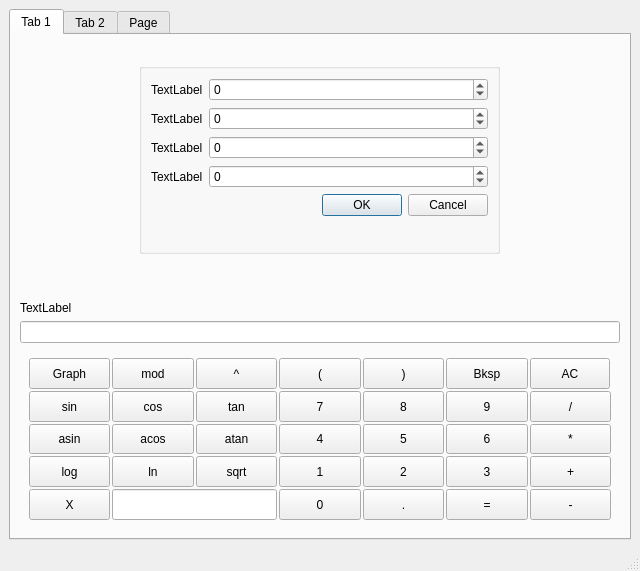
<?xml version="1.0" encoding="UTF-8"?>
<ui version="4.0">
 <class>MainWindow</class>
 <widget class="QMainWindow" name="MainWindow">
  <property name="geometry">
   <rect>
    <x>0</x>
    <y>0</y>
    <width>640</width>
    <height>571</height>
   </rect>
  </property>
  <property name="windowTitle">
   <string>MainWindow</string>
  </property>
  <widget class="QWidget" name="centralwidget">
   <property name="sizePolicy">
    <sizepolicy hsizetype="Expanding" vsizetype="Expanding">
     <horstretch>0</horstretch>
     <verstretch>0</verstretch>
    </sizepolicy>
   </property>
   <layout class="QGridLayout" name="gridLayout_4">
    <item row="1" column="0">
     <widget class="QTabWidget" name="tabWidget">
      <property name="currentIndex">
       <number>0</number>
      </property>
      <widget class="QWidget" name="GraphCalc">
       <attribute name="title">
        <string>Tab 1</string>
       </attribute>
       <layout class="QGridLayout" name="gridLayout_2">
        <item row="1" column="0">
         <widget class="QLabel" name="History">
          <property name="text">
           <string>TextLabel</string>
          </property>
         </widget>
        </item>
        <item row="0" column="0">
         <widget class="QWidget" name="GraphPanel" native="true">
          <property name="sizePolicy">
           <sizepolicy hsizetype="Preferred" vsizetype="Preferred">
            <horstretch>0</horstretch>
            <verstretch>2</verstretch>
           </sizepolicy>
          </property>
          <property name="minimumSize">
           <size>
            <width>600</width>
            <height>0</height>
           </size>
          </property>
          <layout class="QGridLayout" name="gridLayout_3">
           <item row="0" column="0" rowspan="3" colspan="2">
            <widget class="QCustomPlot" name="graph_area" native="true">
             <property name="sizePolicy">
              <sizepolicy hsizetype="Expanding" vsizetype="Expanding">
               <horstretch>3</horstretch>
               <verstretch>3</verstretch>
              </sizepolicy>
             </property>
             <property name="minimumSize">
              <size>
               <width>0</width>
               <height>200</height>
              </size>
             </property>
             <property name="contextMenuPolicy">
              <enum>Qt::CustomContextMenu</enum>
             </property>
             <widget class="QGroupBox" name="SizeDialog">
              <property name="enabled">
               <bool>true</bool>
              </property>
              <property name="geometry">
               <rect>
                <x>110</x>
                <y>10</y>
                <width>361</width>
                <height>191</height>
               </rect>
              </property>
              <layout class="QFormLayout" name="formLayout">
               <item row="0" column="0">
                <widget class="QLabel" name="label">
                 <property name="text">
                  <string>TextLabel</string>
                 </property>
                </widget>
               </item>
               <item row="0" column="1">
                <widget class="QSpinBox" name="spinBox">
                 <property name="minimum">
                  <number>-1000000</number>
                 </property>
                 <property name="maximum">
                  <number>100000</number>
                 </property>
                </widget>
               </item>
               <item row="1" column="1">
                <widget class="QSpinBox" name="spinBox_2">
                 <property name="minimum">
                  <number>-1000000</number>
                 </property>
                 <property name="maximum">
                  <number>100000</number>
                 </property>
                </widget>
               </item>
               <item row="2" column="1">
                <widget class="QSpinBox" name="spinBox_3">
                 <property name="minimum">
                  <number>-1000000</number>
                 </property>
                 <property name="maximum">
                  <number>100000</number>
                 </property>
                </widget>
               </item>
               <item row="3" column="1">
                <widget class="QSpinBox" name="spinBox_5">
                 <property name="sizePolicy">
                  <sizepolicy hsizetype="Minimum" vsizetype="Fixed">
                   <horstretch>0</horstretch>
                   <verstretch>0</verstretch>
                  </sizepolicy>
                 </property>
                 <property name="minimum">
                  <number>-1000000</number>
                 </property>
                 <property name="maximum">
                  <number>100000</number>
                 </property>
                </widget>
               </item>
               <item row="4" column="0" colspan="2">
                <widget class="QDialogButtonBox" name="buttonBox">
                 <property name="standardButtons">
                  <set>QDialogButtonBox::Cancel|QDialogButtonBox::Ok</set>
                 </property>
                </widget>
               </item>
               <item row="1" column="0">
                <widget class="QLabel" name="label_2">
                 <property name="text">
                  <string>TextLabel</string>
                 </property>
                </widget>
               </item>
               <item row="2" column="0">
                <widget class="QLabel" name="label_3">
                 <property name="text">
                  <string>TextLabel</string>
                 </property>
                </widget>
               </item>
               <item row="3" column="0">
                <widget class="QLabel" name="label_4">
                 <property name="text">
                  <string>TextLabel</string>
                 </property>
                </widget>
               </item>
              </layout>
             </widget>
            </widget>
           </item>
          </layout>
         </widget>
        </item>
        <item row="3" column="0" alignment="Qt::AlignHCenter">
         <widget class="QWidget" name="Keyboard" native="true">
          <property name="sizePolicy">
           <sizepolicy hsizetype="Fixed" vsizetype="Preferred">
            <horstretch>0</horstretch>
            <verstretch>0</verstretch>
           </sizepolicy>
          </property>
          <property name="minimumSize">
           <size>
            <width>600</width>
            <height>180</height>
           </size>
          </property>
          <layout class="QGridLayout" name="gridLayout">
           <property name="spacing">
            <number>2</number>
           </property>
           <item row="2" column="7">
            <widget class="QPushButton" name="pushButton_9">
             <property name="sizePolicy">
              <sizepolicy hsizetype="Minimum" vsizetype="Expanding">
               <horstretch>0</horstretch>
               <verstretch>0</verstretch>
              </sizepolicy>
             </property>
             <property name="text">
              <string>cos</string>
             </property>
            </widget>
           </item>
           <item row="1" column="10">
            <widget class="QPushButton" name="pushButton_5">
             <property name="sizePolicy">
              <sizepolicy hsizetype="Minimum" vsizetype="Expanding">
               <horstretch>0</horstretch>
               <verstretch>0</verstretch>
              </sizepolicy>
             </property>
             <property name="text">
              <string>)</string>
             </property>
            </widget>
           </item>
           <item row="2" column="8">
            <widget class="QPushButton" name="pushButton_10">
             <property name="sizePolicy">
              <sizepolicy hsizetype="Minimum" vsizetype="Expanding">
               <horstretch>0</horstretch>
               <verstretch>0</verstretch>
              </sizepolicy>
             </property>
             <property name="text">
              <string>tan</string>
             </property>
            </widget>
           </item>
           <item row="5" column="11">
            <widget class="QPushButton" name="pushButton_32">
             <property name="sizePolicy">
              <sizepolicy hsizetype="Minimum" vsizetype="Expanding">
               <horstretch>0</horstretch>
               <verstretch>0</verstretch>
              </sizepolicy>
             </property>
             <property name="text">
              <string>=</string>
             </property>
            </widget>
           </item>
           <item row="3" column="6">
            <widget class="QPushButton" name="pushButton_15">
             <property name="sizePolicy">
              <sizepolicy hsizetype="Minimum" vsizetype="Expanding">
               <horstretch>0</horstretch>
               <verstretch>0</verstretch>
              </sizepolicy>
             </property>
             <property name="text">
              <string>asin</string>
             </property>
            </widget>
           </item>
           <item row="2" column="6">
            <widget class="QPushButton" name="pushButton_8">
             <property name="sizePolicy">
              <sizepolicy hsizetype="Minimum" vsizetype="Expanding">
               <horstretch>0</horstretch>
               <verstretch>0</verstretch>
              </sizepolicy>
             </property>
             <property name="text">
              <string>sin</string>
             </property>
            </widget>
           </item>
           <item row="3" column="7">
            <widget class="QPushButton" name="pushButton_16">
             <property name="sizePolicy">
              <sizepolicy hsizetype="Minimum" vsizetype="Expanding">
               <horstretch>0</horstretch>
               <verstretch>0</verstretch>
              </sizepolicy>
             </property>
             <property name="text">
              <string>acos</string>
             </property>
            </widget>
           </item>
           <item row="4" column="6">
            <widget class="QPushButton" name="pushButton_22">
             <property name="sizePolicy">
              <sizepolicy hsizetype="Minimum" vsizetype="Expanding">
               <horstretch>0</horstretch>
               <verstretch>0</verstretch>
              </sizepolicy>
             </property>
             <property name="text">
              <string>log</string>
             </property>
            </widget>
           </item>
           <item row="5" column="6">
            <widget class="QPushButton" name="pushButton_29">
             <property name="sizePolicy">
              <sizepolicy hsizetype="Minimum" vsizetype="Expanding">
               <horstretch>0</horstretch>
               <verstretch>0</verstretch>
              </sizepolicy>
             </property>
             <property name="text">
              <string>X</string>
             </property>
            </widget>
           </item>
           <item row="5" column="12">
            <widget class="QPushButton" name="pushButton_33">
             <property name="sizePolicy">
              <sizepolicy hsizetype="Minimum" vsizetype="Expanding">
               <horstretch>0</horstretch>
               <verstretch>0</verstretch>
              </sizepolicy>
             </property>
             <property name="text">
              <string>-</string>
             </property>
            </widget>
           </item>
           <item row="4" column="11">
            <widget class="QPushButton" name="pushButton_27">
             <property name="sizePolicy">
              <sizepolicy hsizetype="Minimum" vsizetype="Expanding">
               <horstretch>0</horstretch>
               <verstretch>0</verstretch>
              </sizepolicy>
             </property>
             <property name="text">
              <string>3</string>
             </property>
            </widget>
           </item>
           <item row="4" column="9">
            <widget class="QPushButton" name="pushButton_25">
             <property name="sizePolicy">
              <sizepolicy hsizetype="Minimum" vsizetype="Expanding">
               <horstretch>0</horstretch>
               <verstretch>0</verstretch>
              </sizepolicy>
             </property>
             <property name="text">
              <string>1</string>
             </property>
            </widget>
           </item>
           <item row="5" column="10">
            <widget class="QPushButton" name="pushButton_31">
             <property name="sizePolicy">
              <sizepolicy hsizetype="Minimum" vsizetype="Expanding">
               <horstretch>0</horstretch>
               <verstretch>0</verstretch>
              </sizepolicy>
             </property>
             <property name="text">
              <string>.</string>
             </property>
            </widget>
           </item>
           <item row="3" column="10">
            <widget class="QPushButton" name="pushButton_19">
             <property name="sizePolicy">
              <sizepolicy hsizetype="Minimum" vsizetype="Expanding">
               <horstretch>0</horstretch>
               <verstretch>0</verstretch>
              </sizepolicy>
             </property>
             <property name="text">
              <string>5</string>
             </property>
            </widget>
           </item>
           <item row="1" column="12" alignment="Qt::AlignHCenter">
            <widget class="QPushButton" name="pushButton_7">
             <property name="sizePolicy">
              <sizepolicy hsizetype="Minimum" vsizetype="Expanding">
               <horstretch>0</horstretch>
               <verstretch>0</verstretch>
              </sizepolicy>
             </property>
             <property name="text">
              <string>AC</string>
             </property>
            </widget>
           </item>
           <item row="5" column="9">
            <widget class="QPushButton" name="pushButton_30">
             <property name="sizePolicy">
              <sizepolicy hsizetype="Minimum" vsizetype="Expanding">
               <horstretch>0</horstretch>
               <verstretch>0</verstretch>
              </sizepolicy>
             </property>
             <property name="text">
              <string>0</string>
             </property>
            </widget>
           </item>
           <item row="3" column="9">
            <widget class="QPushButton" name="pushButton_18">
             <property name="sizePolicy">
              <sizepolicy hsizetype="Minimum" vsizetype="Expanding">
               <horstretch>0</horstretch>
               <verstretch>0</verstretch>
              </sizepolicy>
             </property>
             <property name="text">
              <string>4</string>
             </property>
            </widget>
           </item>
           <item row="1" column="9">
            <widget class="QPushButton" name="pushButton_4">
             <property name="sizePolicy">
              <sizepolicy hsizetype="Minimum" vsizetype="Expanding">
               <horstretch>0</horstretch>
               <verstretch>0</verstretch>
              </sizepolicy>
             </property>
             <property name="text">
              <string>(</string>
             </property>
            </widget>
           </item>
           <item row="2" column="10">
            <widget class="QPushButton" name="pushButton_12">
             <property name="sizePolicy">
              <sizepolicy hsizetype="Minimum" vsizetype="Expanding">
               <horstretch>0</horstretch>
               <verstretch>0</verstretch>
              </sizepolicy>
             </property>
             <property name="text">
              <string>8</string>
             </property>
            </widget>
           </item>
           <item row="3" column="11">
            <widget class="QPushButton" name="pushButton_20">
             <property name="sizePolicy">
              <sizepolicy hsizetype="Minimum" vsizetype="Expanding">
               <horstretch>0</horstretch>
               <verstretch>0</verstretch>
              </sizepolicy>
             </property>
             <property name="text">
              <string>6</string>
             </property>
            </widget>
           </item>
           <item row="1" column="8">
            <widget class="QPushButton" name="pushButton_3">
             <property name="sizePolicy">
              <sizepolicy hsizetype="Minimum" vsizetype="Expanding">
               <horstretch>0</horstretch>
               <verstretch>0</verstretch>
              </sizepolicy>
             </property>
             <property name="text">
              <string>^</string>
             </property>
            </widget>
           </item>
           <item row="4" column="10">
            <widget class="QPushButton" name="pushButton_26">
             <property name="sizePolicy">
              <sizepolicy hsizetype="Minimum" vsizetype="Expanding">
               <horstretch>0</horstretch>
               <verstretch>0</verstretch>
              </sizepolicy>
             </property>
             <property name="text">
              <string>2</string>
             </property>
            </widget>
           </item>
           <item row="4" column="7">
            <widget class="QPushButton" name="pushButton_23">
             <property name="sizePolicy">
              <sizepolicy hsizetype="Minimum" vsizetype="Expanding">
               <horstretch>0</horstretch>
               <verstretch>0</verstretch>
              </sizepolicy>
             </property>
             <property name="text">
              <string>ln</string>
             </property>
            </widget>
           </item>
           <item row="2" column="11">
            <widget class="QPushButton" name="pushButton_13">
             <property name="sizePolicy">
              <sizepolicy hsizetype="Minimum" vsizetype="Expanding">
               <horstretch>0</horstretch>
               <verstretch>0</verstretch>
              </sizepolicy>
             </property>
             <property name="text">
              <string>9</string>
             </property>
            </widget>
           </item>
           <item row="2" column="9">
            <widget class="QPushButton" name="pushButton_11">
             <property name="sizePolicy">
              <sizepolicy hsizetype="Minimum" vsizetype="Expanding">
               <horstretch>0</horstretch>
               <verstretch>0</verstretch>
              </sizepolicy>
             </property>
             <property name="text">
              <string>7</string>
             </property>
            </widget>
           </item>
           <item row="4" column="8">
            <widget class="QPushButton" name="pushButton_24">
             <property name="sizePolicy">
              <sizepolicy hsizetype="Minimum" vsizetype="Expanding">
               <horstretch>0</horstretch>
               <verstretch>0</verstretch>
              </sizepolicy>
             </property>
             <property name="text">
              <string>sqrt</string>
             </property>
            </widget>
           </item>
           <item row="3" column="12">
            <widget class="QPushButton" name="pushButton_21">
             <property name="sizePolicy">
              <sizepolicy hsizetype="Minimum" vsizetype="Expanding">
               <horstretch>0</horstretch>
               <verstretch>0</verstretch>
              </sizepolicy>
             </property>
             <property name="text">
              <string>*</string>
             </property>
            </widget>
           </item>
           <item row="5" column="7" colspan="2">
            <widget class="QLineEdit" name="X_Value">
             <property name="sizePolicy">
              <sizepolicy hsizetype="Expanding" vsizetype="Expanding">
               <horstretch>0</horstretch>
               <verstretch>0</verstretch>
              </sizepolicy>
             </property>
            </widget>
           </item>
           <item row="1" column="7">
            <widget class="QPushButton" name="pushButton_2">
             <property name="sizePolicy">
              <sizepolicy hsizetype="Minimum" vsizetype="Expanding">
               <horstretch>0</horstretch>
               <verstretch>0</verstretch>
              </sizepolicy>
             </property>
             <property name="text">
              <string>mod</string>
             </property>
            </widget>
           </item>
           <item row="1" column="11">
            <widget class="QPushButton" name="pushButton_6">
             <property name="sizePolicy">
              <sizepolicy hsizetype="Minimum" vsizetype="Expanding">
               <horstretch>0</horstretch>
               <verstretch>0</verstretch>
              </sizepolicy>
             </property>
             <property name="text">
              <string>Bksp</string>
             </property>
            </widget>
           </item>
           <item row="4" column="12">
            <widget class="QPushButton" name="pushButton_28">
             <property name="sizePolicy">
              <sizepolicy hsizetype="Minimum" vsizetype="Expanding">
               <horstretch>0</horstretch>
               <verstretch>0</verstretch>
              </sizepolicy>
             </property>
             <property name="text">
              <string>+</string>
             </property>
            </widget>
           </item>
           <item row="2" column="12">
            <widget class="QPushButton" name="pushButton_14">
             <property name="sizePolicy">
              <sizepolicy hsizetype="Minimum" vsizetype="Expanding">
               <horstretch>0</horstretch>
               <verstretch>0</verstretch>
              </sizepolicy>
             </property>
             <property name="text">
              <string>/</string>
             </property>
            </widget>
           </item>
           <item row="3" column="8">
            <widget class="QPushButton" name="pushButton_17">
             <property name="sizePolicy">
              <sizepolicy hsizetype="Minimum" vsizetype="Expanding">
               <horstretch>0</horstretch>
               <verstretch>0</verstretch>
              </sizepolicy>
             </property>
             <property name="text">
              <string>atan</string>
             </property>
            </widget>
           </item>
           <item row="1" column="6">
            <widget class="QPushButton" name="pushButton">
             <property name="sizePolicy">
              <sizepolicy hsizetype="Minimum" vsizetype="Expanding">
               <horstretch>0</horstretch>
               <verstretch>0</verstretch>
              </sizepolicy>
             </property>
             <property name="text">
              <string>Graph</string>
             </property>
            </widget>
           </item>
          </layout>
         </widget>
        </item>
        <item row="2" column="0">
         <widget class="QLineEdit" name="Formula"/>
        </item>
       </layout>
      </widget>
      <widget class="QWidget" name="tab_2">
       <attribute name="title">
        <string>Tab 2</string>
       </attribute>
      </widget>
      <widget class="QWidget" name="tab_3">
       <attribute name="title">
        <string>Page</string>
       </attribute>
      </widget>
     </widget>
    </item>
   </layout>
  </widget>
  <widget class="QMenuBar" name="menubar">
   <property name="geometry">
    <rect>
     <x>0</x>
     <y>0</y>
     <width>640</width>
     <height>22</height>
    </rect>
   </property>
  </widget>
  <widget class="QStatusBar" name="statusbar"/>
 </widget>
 <customwidgets>
  <customwidget>
   <class>QCustomPlot</class>
   <extends>QWidget</extends>
   <header>qcustomplot.h</header>
   <container>1</container>
  </customwidget>
 </customwidgets>
 <resources/>
 <connections>
  <connection>
   <sender>graph_area</sender>
   <signal>customContextMenuRequested(QPoint)</signal>
   <receiver>SizeDialog</receiver>
   <slot>show()</slot>
   <hints>
    <hint type="sourcelabel">
     <x>319</x>
     <y>194</y>
    </hint>
    <hint type="destinationlabel">
     <x>319</x>
     <y>183</y>
    </hint>
   </hints>
  </connection>
 </connections>
</ui>
